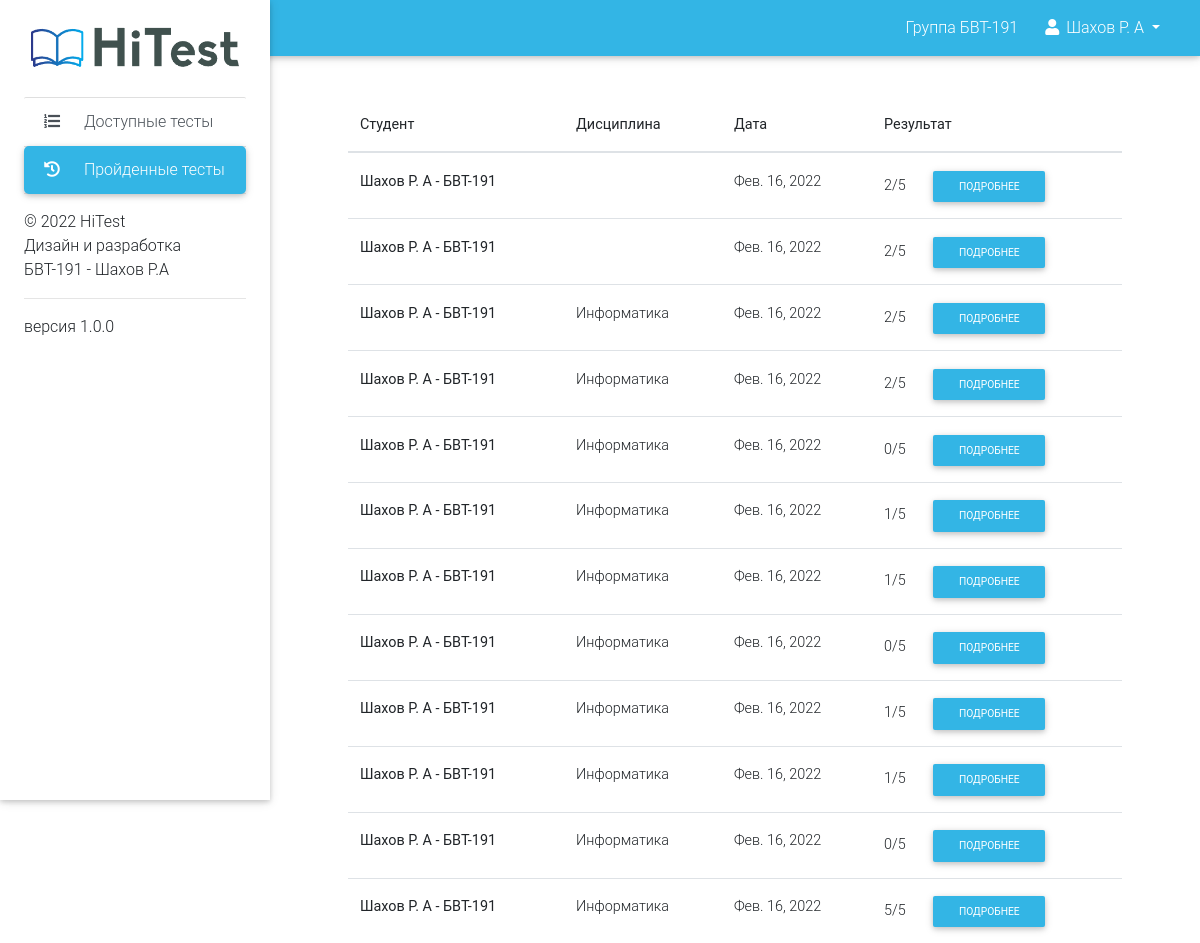
Page /history/ (signed in) on the committed database.
### App/models.py (models this page shows, shortened)
class Profile(models.Model):
    user = models.OneToOneField(User, on_delete=models.CASCADE)
    group = models.CharField(max_length=100, null=True, blank=True)
    fio = models.CharField(max_length=100, null=True, blank=True)
    status = models.IntegerField(default=0, null=0, blank=True)

class Result(models.Model):
    date = models.DateTimeField(blank=True, null=True)
    student = models.ForeignKey(Profile, on_delete=models.CASCADE)
    subject = models.ForeignKey(Subject, on_delete=models.CASCADE, null=True, blank=True)
    number_test = models.IntegerField(null=True, blank=True)
    all_questions_count = models.IntegerField(null=True, blank=True)
    right_answers = models.IntegerField(null=True, blank=True)
    wrong_answers = models.IntegerField(null=True, blank=True)
    answers = models.TextField()

class Subject(models.Model):
    name = models.CharField(max_length=100, null=True, blank=True)
    teacher = models.ForeignKey(Profile, on_delete=models.SET_NULL, null=True)
    chapters = models.ManyToManyField("Chapter", blank=True)
    questions= models.ManyToManyField("Question", blank=True)

### App/views.py (the view)
# urls.py: path('history/', views.history, name="history"),
@login_required(login_url='/accounts/login/')
def history(request):
    profile = request.user.profile
    context = {
       "complete_tests": Result.objects.filter(student=profile) if profile.status == 0 else Result.objects.filter(subject__in = Subject.objects.filter(teacher=profile).all())
    }
    return render(request, "App/history.html", context)

### App/templates/App/history.html (shortened to what this page needs)
<!DOCTYPE html>
<html lang="ru">
<head>
  {% load static %}
  <link rel="stylesheet" href="https://use.fontawesome.com/releases/v5.6.3/css/all.css">
  <link href="{% static 'App/css/bootstrap.css' %}" rel="stylesheet">
  <link href="{% static 'App/css/mdb.css' %}" rel="stylesheet">
  <link href="{% static 'App/css/style.css' %}" rel="stylesheet">
  <link href="{% static 'App/css/main.css' %}" rel="stylesheet">
  <link rel="stylesheet" href="https://cdn.jsdelivr.net/npm/flatpickr/dist/flatpickr.min.css">
</head>
<body class="fixed-sn white-skin">
    <header>
    <nav class="mb-1 fixed-top navbar navbar-expand-lg navbar-dark info-color">
        <div class="collapse navbar-collapse" id="navbarSupportedContent-4">
        <ul class="navbar-nav ml-auto">
            {% if user.profile.status == 0 %}
            <li class="nav-item d-flex align-items-center text-white">
                <a class="navlink">Группа {{user.profile.group}}</a>
            </li>
            {% endif %}
            <li class="nav-item dropdown">
            <a class="nav-link dropdown-toggle" id="navbarDropdownMenuLink-4" data-toggle="dropdown"
                aria-haspopup="true" aria-expanded="false">
                <i class="fas fa-user"></i> {{user.profile.fio}} </a>
            </li>
        </ul>
        </div>
    </nav>
    </header>
    <div class="sidebar-fixed position-fixed">
        <div class="row mt-3 mb-3">
          <img src="{% static 'logo.png' %}" width="100%" alt="">
        </div>
        <div class="list-group list-group-flush border-bottom-0">
          <a href="/" class="list-group-item list-group-item-action waves-effect">
            <i class="fas fa-list-ol mr-3"></i> Доступные тесты
          </a>
          <a href="/history" class="list-group-item active list-group-item-action waves-effect">
            <i class="fas fa-history mr-3"></i> Пройденные тесты
          </a>
        </div>
        © 2022 HiTest <br>
        Дизайн и разработка <br>БВТ-191 - Шахов Р.А <br>
        <hr>
        версия 1.0.0
      </div>
    <main class="pt-5 mx-lg-5">
    <div class="container-fluid mt-5">
        <div class="container-fluid">
            <table class="table">
                <thead>
                  <tr>
                    <th scope="col">Студент</th>
                    <th scope="col">Дисциплина</th>
                    <th scope="col">Дата</th>
                    <th scope="col">Результат</th>
                  </tr>
                </thead>
                <tbody>
                    {% for test in complete_tests %}
                    <tr>
                        <th scope="row">{{test.student.fio}} - {{test.student.group}}</th>
                        <td>{{test.subject.name}}</td>
                        <td>{{test.date.date}}</td>
                        <td>{{test.right_answers}}/{{test.all_questions_count}} <a class="btn btn-info btn-sm ml-4" href="/result/{{test.id}}">Подробнее</a></td>
                    </tr>
                  {% endfor %}
                </tbody>
              </table>
        </div>
    </div>
    </main>
</body>
</html>

### App/static/App/css/style.css (style rules this page uses)
.sidebar-fixed { height: 100vh !important; width: 270px !important; -webkit-box-shadow: 0 2px 5px 0 rgba(0, 0, 0, 0.16), 0 2px 10px 0 rgba(0, 0, 0, 0.12); box-shadow: 0 2px 5px 0 rgba(0, 0, 0, 0.16), 0 2px 10px 0 rgba(0, 0, 0, 0.12); z-index: 1050 !important; background-color: #fff; padding: 1.5rem; padding-top: 0; }
.sidebar-fixed .list-group .active { -webkit-box-shadow: 0 2px 5px 0 rgba(0, 0, 0, 0.16), 0 2px 10px 0 rgba(0, 0, 0, 0.12); box-shadow: 0 2px 5px 0 rgba(0, 0, 0, 0.16), 0 2px 10px 0 rgba(0, 0, 0, 0.12); -webkit-border-radius: 5px; border-radius: 5px; }
@media (min-width: 1200px) { .navbar, .page-footer, main { padding-left: 270px; } }

### App/static/App/css/main.css (style rules this page uses)
.list-group.list-group-flush.border-bottom-0 i { width: 20px !important; }
html, body { width: -webkit-fill-available !important; height: -webkit-fill-available !important; }
.navbar-nav > .nav-item { margin-right: 1rem !important; }
.list-group-item.active { background: #33B5E5 !important; border: none; }

### rows in the picture
Result: student.fio "Шахов Р. А", student.group "БВТ-191", date "Фев. 16, 2022", right_answers "2", all_questions_count "5"
Result: student.fio "Шахов Р. А", student.group "БВТ-191", date "Фев. 16, 2022", right_answers "2", all_questions_count "5"
Result: student.fio "Шахов Р. А", student.group "БВТ-191", subject.name "Информатика", date "Фев. 16, 2022", right_answers "2", all_questions_count "5"
Result: student.fio "Шахов Р. А", student.group "БВТ-191", subject.name "Информатика", date "Фев. 16, 2022", right_answers "2", all_questions_count "5"
Result: student.fio "Шахов Р. А", student.group "БВТ-191", subject.name "Информатика", date "Фев. 16, 2022", right_answers "0", all_questions_count "5"
Result: student.fio "Шахов Р. А", student.group "БВТ-191", subject.name "Информатика", date "Фев. 16, 2022", right_answers "1", all_questions_count "5"
Result: student.fio "Шахов Р. А", student.group "БВТ-191", subject.name "Информатика", date "Фев. 16, 2022", right_answers "1", all_questions_count "5"
Result: student.fio "Шахов Р. А", student.group "БВТ-191", subject.name "Информатика", date "Фев. 16, 2022", right_answers "0", all_questions_count "5"
Result: student.fio "Шахов Р. А", student.group "БВТ-191", subject.name "Информатика", date "Фев. 16, 2022", right_answers "1", all_questions_count "5"
Result: student.fio "Шахов Р. А", student.group "БВТ-191", subject.name "Информатика", date "Фев. 16, 2022", right_answers "1", all_questions_count "5"
Result: student.fio "Шахов Р. А", student.group "БВТ-191", subject.name "Информатика", date "Фев. 16, 2022", right_answers "0", all_questions_count "5"
Result: student.fio "Шахов Р. А", student.group "БВТ-191", subject.name "Информатика", date "Фев. 16, 2022", right_answers "5", all_questions_count "5"

### other values in the picture
{{ user.profile.group }} "БВТ-191"
{{ user.profile.fio }} "Шахов Р. А"
